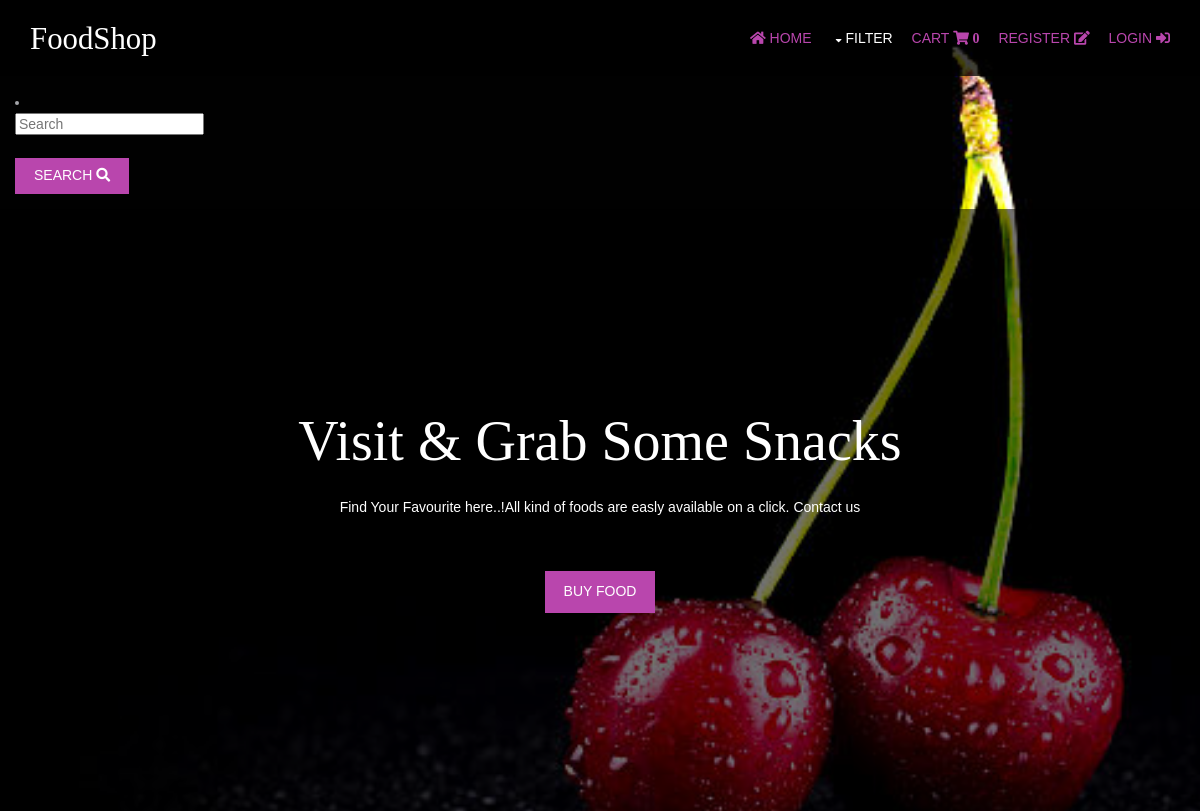
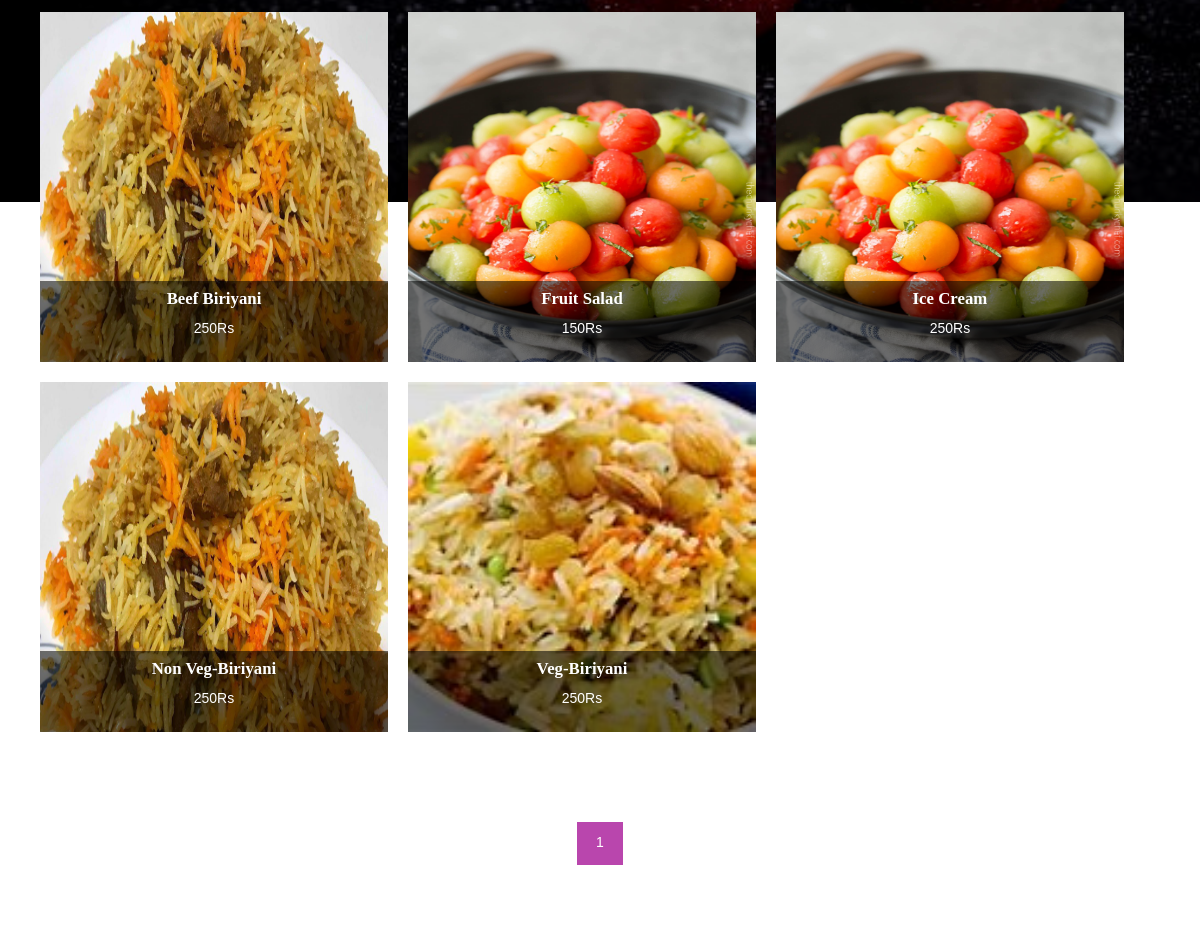
The page / on the database its author committed (2 pictures, top to bottom).
### shopHome/models.py (models this page shows, shortened)
class product(models.Model):
    name=models.CharField(max_length=250)
    slug=models.SlugField(max_length=250)
    image=models.ImageField(upload_to='productimg')
    price=models.IntegerField()
    desc=models.TextField()
    stock=models.IntegerField()
    available=models.BooleanField()
    categ=models.ForeignKey(category,on_delete=models.CASCADE)
    def get_absolute_url(self):
        return reverse('details', args=[self.categ.slug,self.slug])
    class Meta:
        ordering=('name',)
        verbose_name='product'
        verbose_name_plural='products'

### shopHome/views.py (the view)
# urls.py: path('',views.home,name='home'),
def home(request,c_slug=None):
    c_page=None
    prod=None
    if c_slug!=None:
        c_page=get_object_or_404(category,slug=c_slug)
        prod=product.objects.filter(categ=c_page,available=True)
    else:
        prod=product.objects.all().filter(available=True)
    cat=category.objects.all()
    paginator=Paginator(prod,6)
    try:
        page=int(request.GET.get('page','1'))
    except:
        page=1
    try:
        pr=paginator.page(page)
    except(EmptyPage,InvalidPage):
        pr=Paginator.page(paginator.num_pages)
    return render(request,'index.html',{'pro': prod,'ct':cat,'pg':pr})

### cart/context_processor.py (called while the page is built)
def count(request):
    item_count=0
    if 'admin' in request.path:
        return {}
    else:
        try:
            ct=cartlist.objects.filter(cartid=c_id(request))
            cti=item.objects.all().filter(cart=ct[:1])
            for c in cti:
                item_count+=c.quantity
        except cartlist.DoesNotExist:
            item_count = 0
        return dict(itc=item_count)

### cart/views.py (called while the page is built)
def c_id(request):
    ct_id=request.session.session_key
    if not  ct_id:
        ct_id=request.session.create()
    return ct_id

### shopHome/models.py (called while the page is built)
    def get_absolute_url(self):
        return reverse('prod_cat',args=[self.slug])

### templates/index.html (shortened to what this page needs)
{% extends 'base.html' %}
{%  load static %}
{% block search %}
        <li id="searchform" style="margin: 15px;">
          <div>
            <form action="{%  url 'search' %}" method="get" class="form-control">
              <fieldset>
                <input type="text" placeholder="Search" name="q" ><br>
                <button type="submit" class="btn tm-btn">Search&nbsp;<i class="fas fa-search"></i></button>
              </fieldset>
            </form>
          </div>
        </li>
{% endblock %}
{%  block navbar %}
      <nav id="mainav" class="fl_right">
        <ul class="clear">
          <li class="active"><a href="{% url 'home' %}"><i class="fas fa-home"></i>&nbsp;Home</a></li>
          <li><a class="drop" href="#">Filter</a>
          </li>
        <li class="active"><a href="{% url 'cartdetails' %}">Cart&nbsp;<i class="fas fa-shopping-cart">&nbsp;{{ itc }}</i></a></li>
        {% if user.is_authenticated %}
            <li class="active">Hello {{ user.username }}</li>
            <li class="active "><a href="{% url 'logout' %}">Logout&nbsp;<i class="fas fa-sign-out-alt"></i></a></li>
        {% else %}
            <li class="active"><a href="{% url 'register' %}">Register&nbsp;<i class="fas fa-edit"></i></a></li>
            <li class="active "><a href="{% url 'login' %}">Login&nbsp;<i class="fas fa-sign-in-alt"></i></a></li>
        {% endif %}
        </ul>
      </nav>
{%  endblock %}
{%  block content %}
  <div class="overlay">
    <div id="pageintro" class="hoc clear">
      <article>
        <h3 class="heading">Visit & Grab some snacks</h3>
        <p>Find Your Favourite here..!All kind of foods are easly available on a click. Contact us</p>
        <footer><a  class="btn" href="#">Buy Food</a></footer>
      </article>
    </div>
  </div>
</div>
<div class="wrapper row3" >
  <main class="hoc container clear">
    <section id="introblocks">
      <ul class="nospace group btmspace-80">
        {% for i in pg.object_list %}
        <li class="one_third"  style="margin: 10px;">
          <figure><a class="imgover" href={{ i.get_absolute_url }}><img src="{{ i.image.url }}" alt="" style="height:350px; width: 500px; "></a>
            <figcaption>
              <h6 class="heading" style="padding: 10px;"><b>{{i.name}}</b></h6>
                <p>{{ i.price }}Rs</p>
                <br>
            </figcaption>
            </figure>
        </li>
          {% endfor %}
      </ul>
    </section>
    <div class="clear">
        <center>
        {%  for p in pg.paginator.page_range %}
        <a href="?page={{ p }}" class="btn btn-light btn-sm" {% if pg.number == p %} activate {% endif %}>{{ p }}</a>
        {% endfor %}
        </center>
    </div>
  </main>
</div>
{% endblock %}

### templates/base.html (shortened to what this page needs)
{%  load static %}
<!DOCTYPE html>
<html lang="">
<head>
<link href="{% static 'hm/layout/styles/layout.css' %}" rel="stylesheet" type="text/css" media="all">
</head>
<body id="top">
<div class="bgded" style="background-image:url({% static 'hm/images/demo/backgrounds/cherry.jpg' %}); height: auto;width: auto; background-repeat: no-repeat; ">
  <div class="wrapper row1">
    <header id="header" class="hoc clear">
      <div id="logo" class="fl_left">
        <h1><a href="{% url 'home' %}">FoodShop</a></h1>
      </div>
        {%  block navbar %}{%  endblock %}
    </header>
  </div>
{%  block search %}
{% endblock %}
{% block content %}
{% endblock %}
</body>
</html>

### static/hm/layout/styles/layout.css (style rules this page uses)
#header #logo { margin:22px 0 0 0; }
#header #logo h1 { margin:0; padding:0; font-size:2.2rem; }
#pageintro { padding:200px 0 400px; }
#pageintro article, #pageintro article p { display:block; max-width:75%; margin:0 auto; text-align:center; }
#pageintro article p { max-width:65%; line-height:2rem; }
#pageintro .heading { margin-bottom:20px; font-size:4rem; }
#pageintro footer { margin-top:50px; }
.container { padding:80px 0; }
#introblocks { display:block; position:relative; margin:-280px 0 0 0; z-index:1; text-align:center; }
#introblocks figure { display:block; position:relative; max-width:348px; text-align:center; }
#introblocks figure figcaption { display:block; position:absolute; bottom:0; width:100%; padding:0 20px; }
#introblocks figure figcaption * { margin:0; padding:0; }
#introblocks figure figcaption .heading { padding:20px 0; font-size:1.2rem; font-weight:700; line-height:1; }
*, *::before, *::after { transition:all .3s ease-in-out; }
nav ul, nav ol { margin:0; padding:0; list-style:none; }
#mainav, #breadcrumb, .sidebar nav { line-height:normal; }
#mainav .drop::after, #mainav li li .drop::after, #breadcrumb li a::after, .sidebar nav a::after { position:absolute; font-family:"Font Awesome\ 5 Free"; font-weight:900; font-size:10px; line-height:10px; }
#mainav ul { text-transform:uppercase; }
#mainav li { display:inline-block; position:relative; margin:0 15px 0 0; padding:0; }
#mainav li:last-child { margin-right:0; }
#mainav li a { display:block; padding:30px 0; }
#mainav .drop { padding-left:15px; }
#mainav .drop::after, #mainav li li .drop::after { content:"\f0d7"; }
#mainav .drop::after { top:35px; left:5px; }
body { color:#A5A6AA; background-color:#161C21; }
a { color:#B946AD; }
.overlay { color:#FFFFFF; background-color:inherit; }
.overlay::after { color:inherit; background-color:rgba(0,0,0,.55); }
.btn, .btn.inverse:hover { color:#FFFFFF; background-color:#B946AD; border-color:#B946AD; }
.imgover, .imgover:hover::after { color:#FFFFFF; }
.row1 { color:#FFFFFF; background-color:rgba(0,0,0,.75); }
.row3 { color:#474747; background-color:#FFFFFF; }
#header #logo h1 a { color:inherit; }
#pageintro { color:#FFFFFF; }
#introblocks figure figcaption { color:#FFFFFF; background-color:rgba(0,0,0,.55); }
#mainav li a { color:inherit; }
#mainav .active a, #mainav a:hover, #mainav li:hover > a { color:#B946AD; background-color:inherit; }
@media screen and (min-width:1140px) { .hoc { max-width:1140px; } }

### rows shown on the page
product: image (picture), name "Beef Biriyani", price "250"
product: image (picture), name "Fruit Salad", price "150"
product: image (picture), name "Ice Cream", price "250"
product: image (picture), name "Non Veg-Biriyani", price "250"
product: image (picture), name "Veg-Biriyani", price "250"

### other values the page prints
{{ itc }} "0"
{{ p }} "1"
